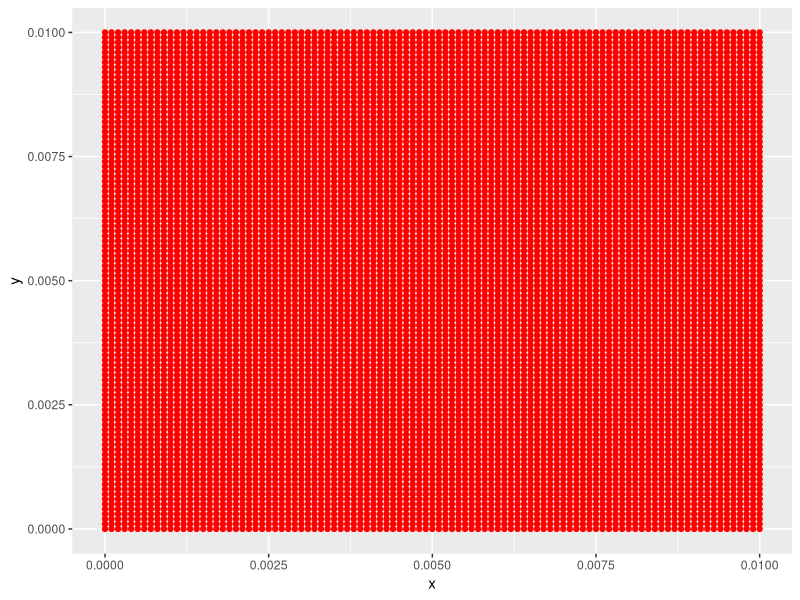
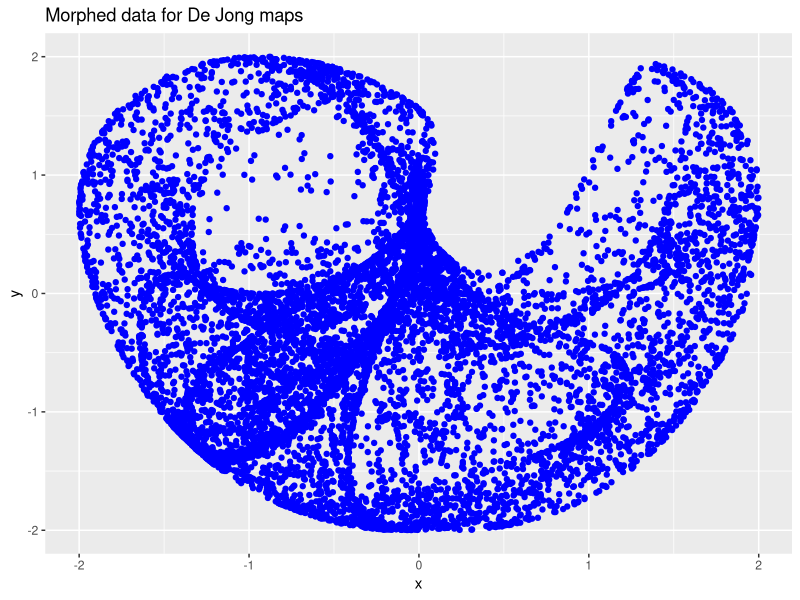
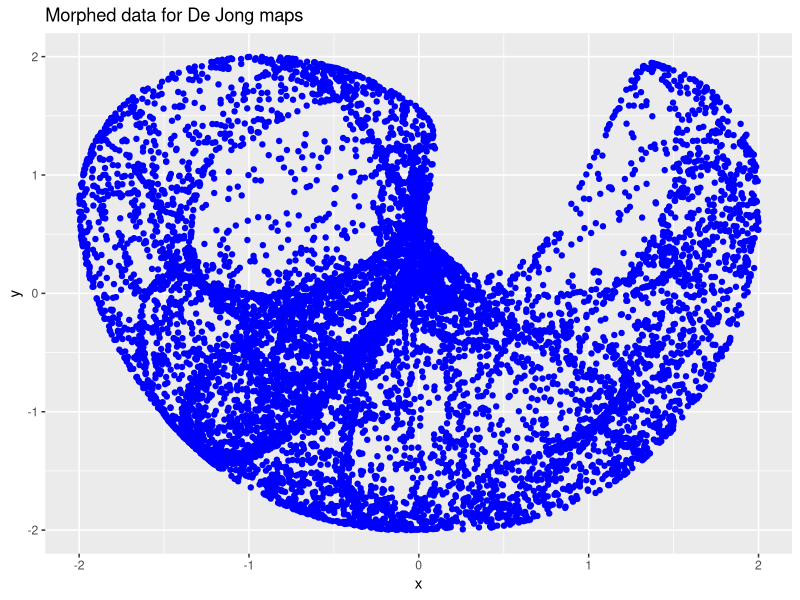
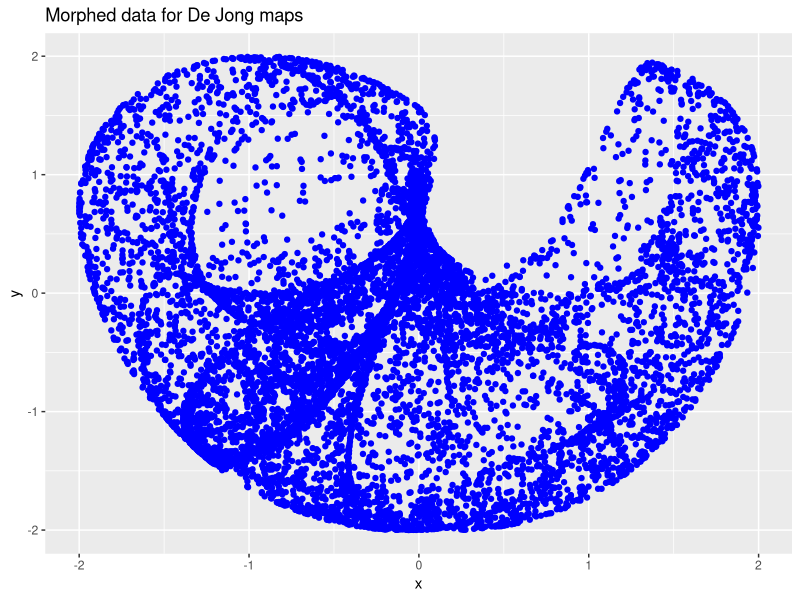
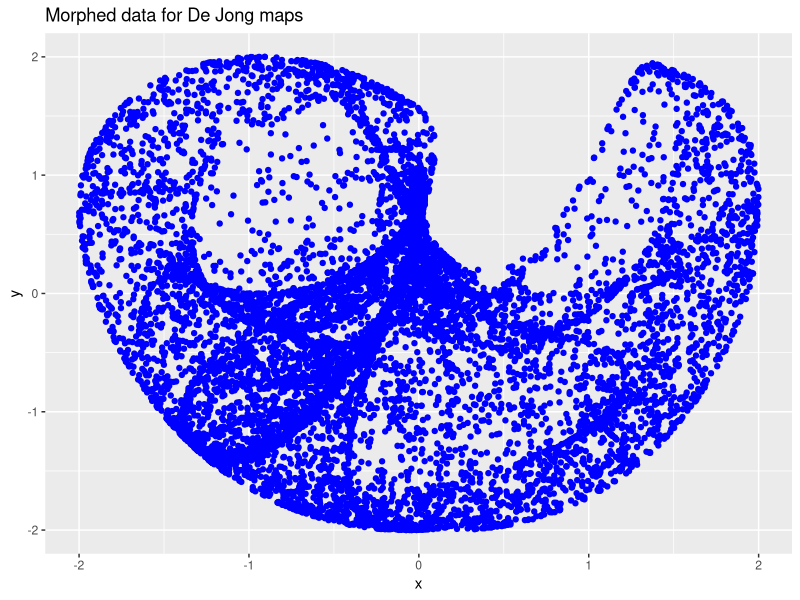
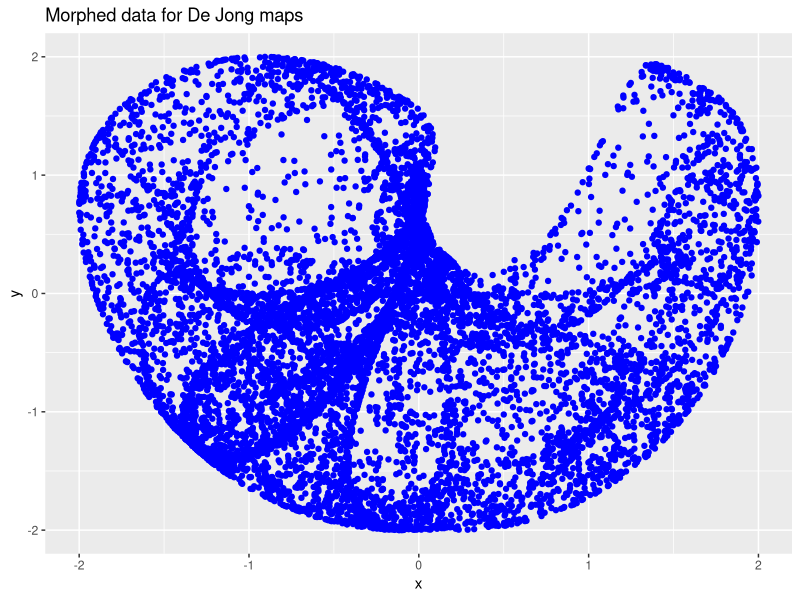
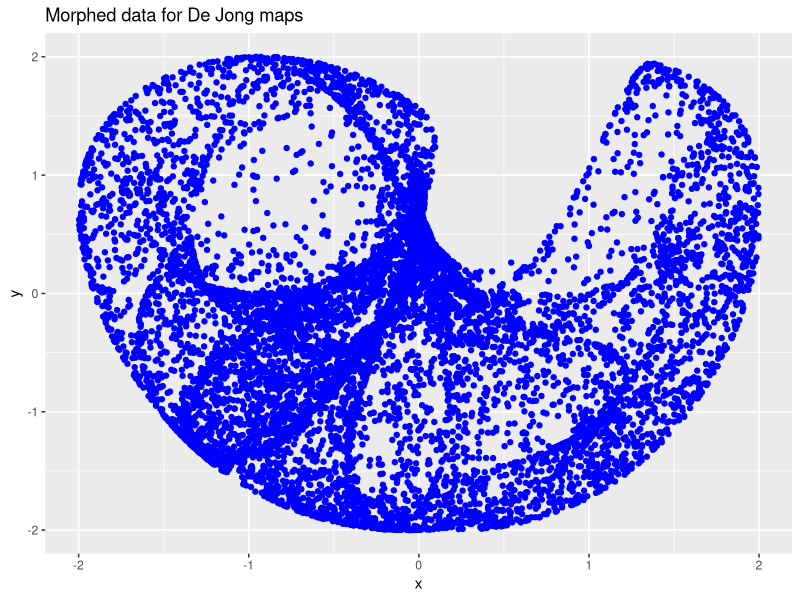
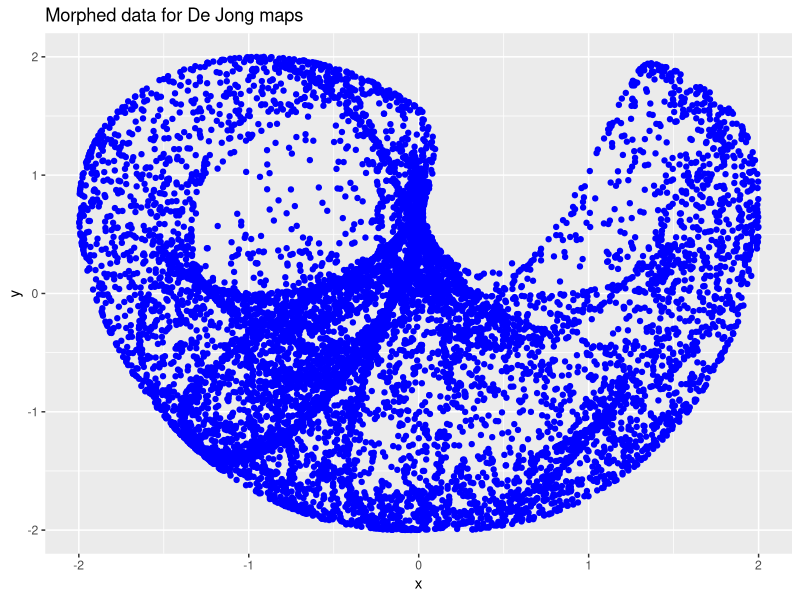

Here is the R script that generated these plots, in order:
# Square into a chaotic attractor using the Peter De Jong iterator setup
library(ggplot2)

# parameters of De Jong
a <- 1.4
b <- -2.3
c <- 2.4
d <- -2.1

# 2nd common parameter choice
#a <- 2.01
#b <- -2.53
#c <- 1.61
#d <- -0.33

# plot params and time steps
time_steps <- 1000
plot_every <- 100

#initial data params
square_length <- 0.01

# initial square 

x_seq <- seq(0, square_length, by = 0.0001)
y_seq <- x_seq

initial_square <- expand.grid(x_seq, y_seq)

colnames(initial_square) <- c("x", "y")

#initial plot
ggplot(
  data = initial_square
) + geom_point(aes(x = x, y = y), colour = "red")

Sys.sleep(3)

x_init <- initial_square$x
y_init <- initial_square$y

for (t in 1:time_steps) {
  cat(t, "\n")
  x_new  <- sin(a*y_init) - cos(b*x_init)
  y_new <- sin(c*x_init) - cos(d*y_init)
  
  x_init <- x_new
  y_init <- y_new
  
  if (t %% plot_every == 0) {
    # new plot
    square <- data.frame(x = x_init, y = y_init)
    
    p1 <- ggplot(
      data = square
    ) + geom_point(aes(x = x, y = y), colour = "blue") + ggtitle("Morphed data for De Jong maps")
    
    print(p1)
    
    Sys.sleep(3) # so we can see it
  }
}






